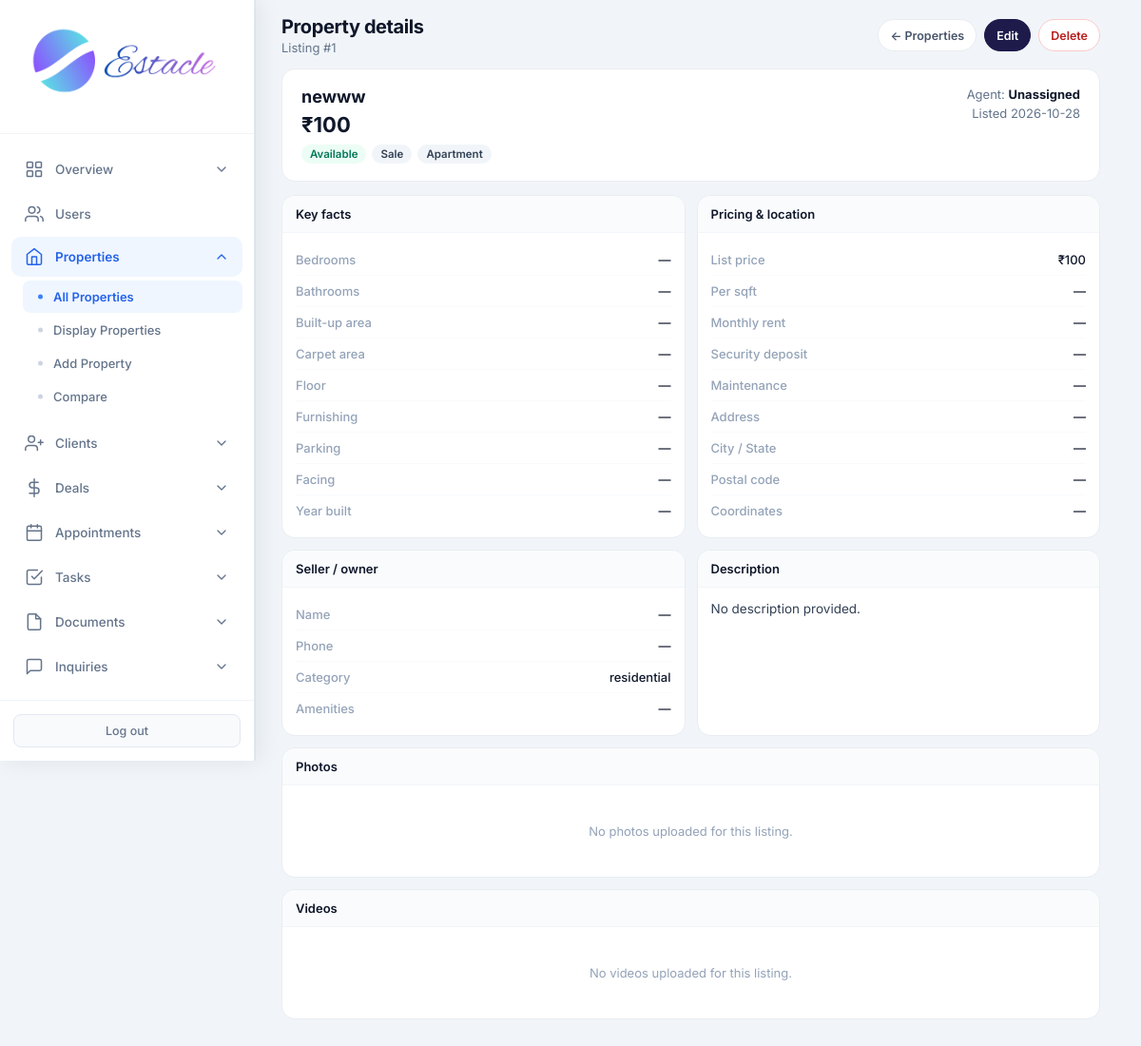
/admin/properties/1 (signed in), run on the app's committed database.
### tables this page shows
CREATE TABLE properties (
            id INTEGER PRIMARY KEY AUTOINCREMENT,
            title TEXT NOT NULL,
            description TEXT,
            price REAL NOT NULL,
            property_type TEXT NOT NULL,
            status TEXT DEFAULT 'available',
            address TEXT,
            city TEXT,
            state TEXT,
            zip_code TEXT,
            bedrooms INTEGER,
            bathrooms REAL,
            area_sqft REAL,
            agent_id INTEGER,
            created_at TIMESTAMP DEFAULT CURRENT_TIMESTAMP, category TEXT DEFAULT "sale", listing_type TEXT DEFAULT "sale", floor TEXT, carpet_area REAL, furnishing TEXT, parking TEXT, amenities TEXT, seller_name TEXT, seller_phone TEXT, monthly_rent REAL, security_deposit REAL, maintenance REAL, per_sqft REAL, latitude TEXT, longitude TEXT, photos TEXT, year_built TEXT, facing TEXT, videos TEXT,
            FOREIGN KEY (agent_id) REFERENCES users (id)
        );

CREATE TABLE settings (
            key TEXT PRIMARY KEY,
            value TEXT
        );

### routes/admin.py (the view)
@admin.route('/admin/properties/<int:prop_id>')
@login_required
@role_required('admin')
def admin_property_detail(prop_id):
    db = get_db()
    migrate_db()
    prop = db.execute(
        "SELECT p.*, u.full_name as agent_name FROM properties p LEFT JOIN users u ON p.agent_id = u.id WHERE p.id = ?",
        (prop_id,)
    ).fetchone()
    if not prop:
        flash('Property not found.', 'danger')
        return redirect(url_for('admin.admin_properties'))
    photos = []
    if prop['photos']:
        photos = [p.strip() for p in prop['photos'].split(',') if p.strip()]
    videos = []
    try:
        if prop['videos']:
            videos = [v.strip() for v in prop['videos'].split(',') if v.strip()]
    except (KeyError, IndexError, TypeError):
        videos = []
    currency = get_setting('currency', 'INR')
    return render_template(
        'admin_property_detail.html', prop=prop, photos=photos, videos=videos,
        currency=currency, format_money=format_money
    )

### core/db.py (called while the page is built)
def get_db():
    if 'db' not in g:
        g.db = sqlite3.connect(current_app.config['DATABASE'])
        g.db.row_factory = sqlite3.Row
    return g.db

### core/helpers.py (called while the page is built)
def login_required(f):
    @wraps(f)
    def decorated_function(*args, **kwargs):
        if 'user_id' not in session:
            flash('Please log in to access this page.', 'warning')
            return redirect(url_for('auth.login'))
        return f(*args, **kwargs)
    return decorated_function

def role_required(*roles):
    def decorator(f):
        @wraps(f)
        def decorated_function(*args, **kwargs):
            if 'user_id' not in session:
                flash('Please log in to access this page.', 'warning')
                return redirect(url_for('auth.login'))
            if session.get('role') not in roles:
                flash('You do not have permission to access this page.', 'danger')
                return redirect(url_for('auth.role_redirect'))
            return f(*args, **kwargs)
        return decorated_function
    return decorator

def get_setting(key, default=''):
    db = get_db()
    row = db.execute('SELECT value FROM settings WHERE key = ?', (key,)).fetchone()
    return row['value'] if row else default

def format_money(amount, currency=None):
    if amount is None:
        return '—'
    currency = currency or get_setting('currency', 'INR')
    symbols = {'USD': '$', 'INR': '₹', 'AED': 'AED '}
    sym = symbols.get(currency, currency + ' ')
    try:
        return f"{sym}{float(amount):,.0f}"
    except (TypeError, ValueError):
        return str(amount)

### templates/admin_property_detail.html (shortened to what this page needs)
<!DOCTYPE html>
<html lang="en">
<head>
    <link rel="stylesheet" href="{{ url_for('static', filename='css/admin.css') }}">
</head>
<body>
<div class="app-layout">
    {% set active = 'properties' %}
    {% include 'partials/admin_sidebar.html' %}
    <main class="main-content">
        <header class="top-bar dash-top">
            <div>
                <h1 class="page-title">Property details</h1>
                <p class="page-subtitle">Listing #{{ prop.id }}</p>
            </div>
            <div class="top-actions">
                <a href="{{ url_for('admin.admin_properties') }}" class="btn-pill">← Properties</a>
                <a href="{{ url_for('admin.admin_edit_property', prop_id=prop.id) }}" class="btn-pill primary">Edit</a>
                <form method="POST" action="{{ url_for('admin.admin_delete_property', prop_id=prop.id) }}" style="margin:0" onsubmit="return confirm('Delete this property permanently?');">
                    <button type="submit" class="btn-pill danger">Delete</button>
                </form>
            </div>
        </header>
        <div class="page-wrap">
            <div class="hero">
                <div>
                    <h2>{{ prop.title }}</h2>
                    <p class="price">{{ format_money(prop.price, currency) }}{% if prop.listing_type == 'rent' %} <span style="font-size:13px;font-weight:500;color:#64748b">/ rent</span>{% endif %}</p>
                    <div class="chips">
                        <span class="chip {{ prop.status }}">{{ (prop.status or 'available')|replace('_',' ') }}</span>
                        <span class="chip">{{ prop.listing_type or 'sale' }}</span>
                        <span class="chip">{{ prop.property_type or '—' }}</span>
                    </div>
                </div>
                <div style="text-align:right;font-size:13px;color:#64748b;">
                    <div>Agent: <strong style="color:#0f172a">{{ prop.agent_name or 'Unassigned' }}</strong></div>
                    {% if prop.created_at %}<div style="margin-top:4px">Listed {{ prop.created_at[:10] }}</div>{% endif %}
                </div>
            </div>
            <div class="grid-2">
                <div class="card">
                    <div class="card-hd">Key facts</div>
                    <div class="card-bd">
                        <div class="info-row"><span class="lbl">Bedrooms</span><span class="val">{{ prop.bedrooms if prop.bedrooms is not none else '—' }}</span></div>
                        <div class="info-row"><span class="lbl">Bathrooms</span><span class="val">{{ prop.bathrooms if prop.bathrooms is not none else '—' }}</span></div>
                        <div class="info-row"><span class="lbl">Built-up area</span><span class="val">{% if prop.area_sqft %}{{ prop.area_sqft }} sqft{% else %}—{% endif %}</span></div>
                        <div class="info-row"><span class="lbl">Carpet area</span><span class="val">{% if prop.carpet_area %}{{ prop.carpet_area }} sqft{% else %}—{% endif %}</span></div>
                        <div class="info-row"><span class="lbl">Floor</span><span class="val">{{ prop.floor or '—' }}</span></div>
                        <div class="info-row"><span class="lbl">Furnishing</span><span class="val">{{ prop.furnishing or '—' }}</span></div>
                        <div class="info-row"><span class="lbl">Parking</span><span class="val">{{ prop.parking or '—' }}</span></div>
                        <div class="info-row"><span class="lbl">Facing</span><span class="val">{{ prop.facing or '—' }}</span></div>
                        <div class="info-row"><span class="lbl">Year built</span><span class="val">{{ prop.year_built or '—' }}</span></div>
                    </div>
                </div>
                <div class="card">
                    <div class="card-hd">Pricing & location</div>
                    <div class="card-bd">
                        <div class="info-row"><span class="lbl">List price</span><span class="val">{{ format_money(prop.price, currency) }}</span></div>
                        <div class="info-row"><span class="lbl">Per sqft</span><span class="val">{% if prop.per_sqft %}{{ format_money(prop.per_sqft, currency) }}{% else %}—{% endif %}</span></div>
                        <div class="info-row"><span class="lbl">Monthly rent</span><span class="val">{% if prop.monthly_rent %}{{ format_money(prop.monthly_rent, currency) }}{% else %}—{% endif %}</span></div>
                        <div class="info-row"><span class="lbl">Security deposit</span><span class="val">{% if prop.security_deposit %}{{ format_money(prop.security_deposit, currency) }}{% else %}—{% endif %}</span></div>
                        <div class="info-row"><span class="lbl">Maintenance</span><span class="val">{% if prop.maintenance %}{{ format_money(prop.maintenance, currency) }}{% else %}—{% endif %}</span></div>
                        <div class="info-row"><span class="lbl">Address</span><span class="val">{{ prop.address or '—' }}</span></div>
                        <div class="info-row"><span class="lbl">City / State</span><span class="val">{{ prop.city or '—' }}{% if prop.state %}, {{ prop.state }}{% endif %}</span></div>
                        <div class="info-row"><span class="lbl">Postal code</span><span class="val">{{ prop.zip_code or '—' }}</span></div>
                        <div class="info-row"><span class="lbl">Coordinates</span><span class="val">{% if prop.latitude and prop.longitude %}{{ prop.latitude }}, {{ prop.longitude }}{% else %}—{% endif %}</span></div>
                    </div>
                </div>
            </div>
            <div class="grid-2">
                <div class="card">
                    <div class="card-hd">Seller / owner</div>
                    <div class="card-bd">
                        <div class="info-row"><span class="lbl">Name</span><span class="val">{{ prop.seller_name or '—' }}</span></div>
                        <div class="info-row"><span class="lbl">Phone</span><span class="val">{{ prop.seller_phone or '—' }}</span></div>
                        <div class="info-row"><span class="lbl">Category</span><span class="val">{{ prop.category or '—' }}</span></div>
                        <div class="info-row"><span class="lbl">Amenities</span><span class="val">{{ prop.amenities or '—' }}</span></div>
                    </div>
                </div>
                <div class="card">
                    <div class="card-hd">Description</div>
                    <div class="card-bd">
                        <p class="desc">{{ prop.description or 'No description provided.' }}</p>
                    </div>
                </div>
            </div>
            <div class="card">
                <div class="card-hd">Photos{% if photos %} <span style="font-weight:500;color:#94a3b8;font-size:12px">{{ photos|length }}</span>{% endif %}</div>
                <div class="card-bd">
                    {% if photos %}
                    <div class="photos">
                        {% for ph in photos %}
                        <button type="button" class="photo-thumb" onclick="openMediaLightbox('{{ url_for('static', filename='uploads/properties/' + ph) }}', 'image')">
                            <img src="{{ url_for('static', filename='uploads/properties/' + ph) }}" alt="Property photo {{ loop.index }}" loading="lazy">
                        </button>
                        {% endfor %}
                    </div>
                    {% else %}
                    <p class="photos-empty">No photos uploaded for this listing.</p>
                    {% endif %}
                </div>
            </div>
            <div class="card" style="margin-top:12px">
                <div class="card-hd">Videos{% if videos %} <span style="font-weight:500;color:#94a3b8;font-size:12px">{{ videos|length }}</span>{% endif %}</div>
                <div class="card-bd">
                    {% if videos %}
                    <div class="videos">
                        {% for vd in videos %}
                        <div class="video-item">
                            <video src="{{ url_for('static', filename='uploads/properties/' + vd) }}" controls playsinline preload="metadata"></video>
                        </div>
                        {% endfor %}
                    </div>
                    {% else %}
                    <p class="photos-empty">No videos uploaded for this listing.</p>
                    {% endif %}
                </div>
            </div>
        </div>
    </main>
</div>
</body>
</html>

### static/css/admin.css (style rules this page uses)
* { margin: 0; padding: 0; box-sizing: border-box; }
body { font-family: 'Inter', -apple-system, BlinkMacSystemFont, 'Segoe UI', Roboto, sans-serif; background: #f1f5f9; color: #0f172a; min-height: 100vh; }
.app-layout { display: flex; min-height: 100vh; }
.main-content { flex: 1; margin-left: 268px; min-height: 100vh; }
.top-bar { background: white; padding: 18px 32px; border-bottom: 1px solid #e2e8f0; display: flex; justify-content: space-between; align-items: center; }
.page-title { font-family: 'Inter', sans-serif; font-size: 22px; font-weight: 700; letter-spacing: -0.4px; color: #0f172a; }
.page-subtitle { font-size: 13px; color: #64748b; margin-top: 2px; font-weight: 400; }
html { scrollbar-gutter: stable; }
.app-layout > :not(.sidebar):not(script):not(style) { animation: estacle-page-in 200ms cubic-bezier(0.22, 0.61, 0.36, 1) backwards; }

### templates/admin_property_detail.html (style rules this page uses)
.main-content { padding-bottom: 40px; }
.page-wrap { padding: 4px 28px 28px; max-width: 1100px; }
.top-bar.dash-top { display: flex; align-items: center; justify-content: space-between; padding: 16px 28px 10px !important; background: transparent; border: none; box-shadow: none; gap: 12px; flex-wrap: wrap; }
.dash-top .page-title { font-size: 20px; font-weight: 700; color: #0f172a; margin: 0 0 2px; letter-spacing: -0.02em; }
.dash-top .page-subtitle { font-size: 13px; color: #64748b; margin: 0; }
.top-actions { display: flex; gap: 8px; flex-wrap: wrap; }
.btn-pill { display: inline-flex; align-items: center; height: 34px; padding: 0 12px; border-radius: 999px; font-size: 12.5px; font-weight: 600; text-decoration: none; border: 1px solid #e8ecf1; background: #fff; color: #475569; cursor: pointer; font-family: inherit; }
.btn-pill.primary { background: #1e1b4b; color: #fff; border-color: #1e1b4b; }
.btn-pill.danger { color: #b91c1c; border-color: #fecaca; }
.hero { background: #fff; border: 1px solid #e8ecf1; border-radius: 14px; padding: 18px 20px; margin-bottom: 14px; display: flex; justify-content: space-between; gap: 16px; flex-wrap: wrap; }
.hero h2 { margin: 0 0 6px; font-size: 18px; font-weight: 700; color: #0f172a; }
.hero .price { font-size: 22px; font-weight: 700; color: #0f172a; margin: 0 0 8px; }
.chips { display: flex; flex-wrap: wrap; gap: 6px; }
.chip { display: inline-flex; padding: 3px 9px; border-radius: 999px; font-size: 11.5px; font-weight: 600; background: #f1f5f9; color: #334155; text-transform: capitalize; }
.chip.available { background: #ecfdf5; color: #047857; }
.grid-2 { display: grid; grid-template-columns: 1fr 1fr; gap: 12px; margin-bottom: 12px; }
.card { background: #fff; border: 1px solid #e8ecf1; border-radius: 14px; overflow: hidden; }
.card-hd { padding: 11px 14px; border-bottom: 1px solid #f1f5f9; font-size: 13px; font-weight: 600; color: #0f172a; background: #fafbfc; }
.card-bd { padding: 12px 14px; }
.info-row { display: flex; justify-content: space-between; gap: 10px; padding: 8px 0; border-bottom: 1px solid #f8fafc; font-size: 13px; }
.info-row:last-child { border-bottom: none; }
.info-row .lbl { color: #94a3b8; font-weight: 500; }
.info-row .val { color: #0f172a; font-weight: 500; text-align: right; }
.desc { font-size: 13.5px; color: #334155; line-height: 1.55; margin: 0; white-space: pre-wrap; }
.photos-empty { text-align: center; color: #94a3b8; font-size: 13px; padding: 28px 12px; }

### data on the page
properties: id "1", title "newww", price.value "₹100", status "Available", listing_type "Sale", property_type "Apartment", created_at "2026-10-28", floor "—", furnishing "—", parking "—", facing "—", year_built "—", address "—", city "—", zip_code "—", seller_name "—", seller_phone "—", category "residential", amenities "—", description "No description provided."

### other printed values
{{ prop.agent_name or 'Unassigned' }} "Unassigned"
{{ prop.bedrooms if prop.bedrooms is not none else '—' }} "—"
{{ prop.bathrooms if prop.bathrooms is not none else '—' }} "—"
